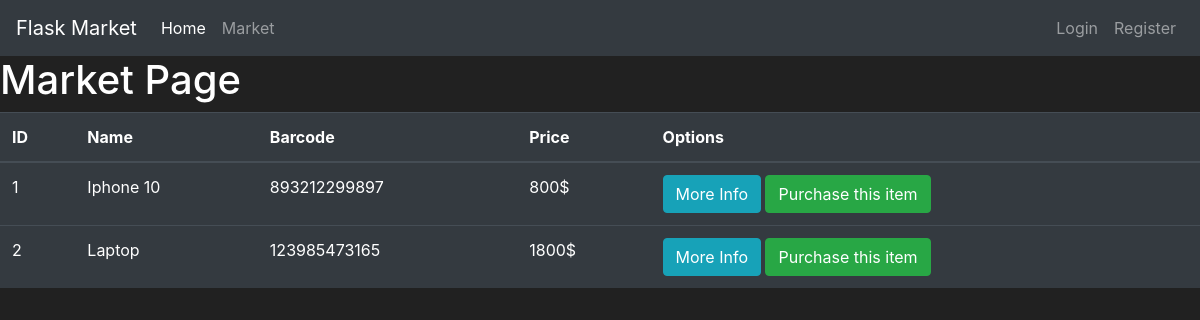
/market, run on the app's committed database.
### market/models.py (models this page shows, shortened)
class Item(db.Model):
	id = db.Column(db.Integer(), primary_key=True)
	name = db.Column(db.String(length=30), nullable=False, unique=True)
	barcode = db.Column(db.String(length=12), nullable=False, unique=True)
	price = db.Column(db.Integer(), nullable=False)
	description = db.Column(db.String(length=1024), nullable=False, unique=True)
	owner = db.Column(db.Integer(), db.ForeignKey('user.id'))

### market/routes.py (the view)
@app.route('/market')
def market_page():
	items = Item.query.all()
	return render_template('market.html', items=items)

### market/templates/market.html (shortened to what this page needs)
{% extends 'base.html' %}
{% block content %}
<h1>Market Page</h1>
<table class="table table-hover table-dark">
    <thead>
        <tr>
            <th scope="col">ID</th>
            <th scope="col">Name</th>
            <th scope="col">Barcode</th>
            <th scope="col">Price</th>
            <th scope="col">Options</th>
        </tr>
    </thead>
    <tbody>
        {% for item in items %}
         <tr>
                <td>{{ item.id }}</td>
                <td>{{ item.name }}</td>
                <td>{{ item.barcode }}</td>
                <td>{{ item.price }}$</td>
                <td>
                    <button class="btn btn-outline btn-info">More Info</button>
                    <button class="btn btn-outline btn-success">Purchase this item</button>
                </td>
            </tr>
        {% endfor %}
    </tbody>
</table>
{% endblock %}

### market/templates/base.html (style rules this page uses)
body { background-color: #212121; color: white }

### data on the page
Item: id "1", name "Iphone 10", barcode "893212299897", price "800"
Item: id "2", name "Laptop", barcode "123985473165", price "1800"
